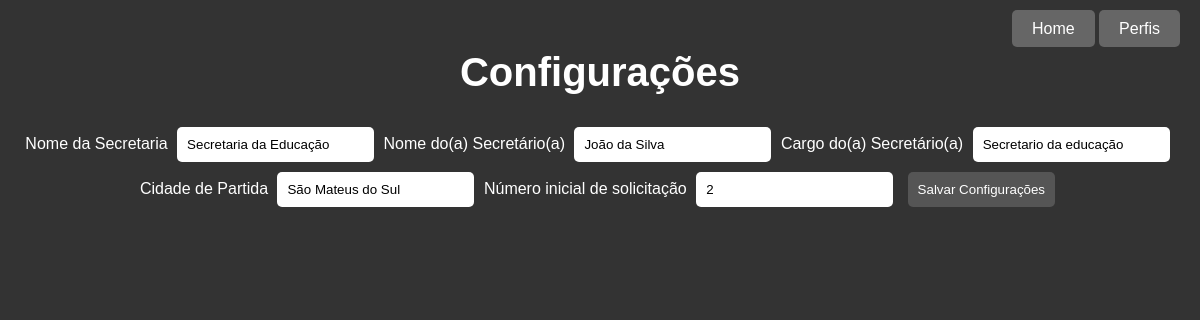
/configs, run on the app's committed database.
### tables this page shows
CREATE TABLE configs (
            id INTEGER PRIMARY KEY CHECK (id = 1),
            nome_secretaria TEXT,
            nome_secretario TEXT,
            cargo_secretario TEXT,
            cidade_partida TEXT,
            numero_solicitacao INTEGER
        );

### app.py (the view, shortened to what this page needs)
@app.route("/configs", methods=["GET", "POST"])
def configs():
    cfg = get_configs()
    return render_template("configs.html", configs=cfg)

### app.py (called while the page is built)
def get_db_row(query, params=()):
    with sqlite3.connect(DB_FILE) as conn:
        c = conn.cursor()
        c.execute(query, params)
        row = c.fetchone()
        cols = [desc[0] for desc in c.description] if c.description else []
        return dict(zip(cols, row)) if row else None

def get_configs():
    cfg = get_db_row("SELECT * FROM configs WHERE id = 1")
    return cfg or {
        "nome_secretaria": "",
        "nome_secretario": "",
        "cargo_secretario": "",
        "cidade_partida": "",
        "numero_solicitacao": 1
    }

### templates/configs.html (shortened to what this page needs)
<!DOCTYPE html>
<html>
<head>
    <link rel="stylesheet" href="{{ url_for('static', filename='style.css') }}">
</head>
<body>
<div class="container">
    <header>
        <h1>Configurações</h1>
        <div class="top-buttons">
            <a href="{{ url_for('index') }}" class="btn">Home</a>
            <a href="{{ url_for('perfis') }}" class="btn">Perfis</a>
        </div>
    </header>
    <main>
        <form method="POST">
            <label>Nome da Secretaria</label>
            <input type="text" name="nome_secretaria" value="{{ configs.nome_secretaria }}" required>
            <label>Nome do(a) Secretário(a)</label>
            <input type="text" name="nome_secretario" value="{{ configs.nome_secretario }}" required>
            <label>Cargo do(a) Secretário(a)</label>
            <input type="text" name="cargo_secretario" value="{{ configs.cargo_secretario }}" required>
            <label>Cidade de Partida</label>
            <input type="text" name="cidade_partida" value="{{ configs.cidade_partida }}" required>
            <label>Número inicial de solicitação</label>
            <input type="number" name="numero_solicitacao" value="{{ configs.numero_solicitacao }}" min="1" required>
            <button type="submit">Salvar Configurações</button>
        </form>
    </main>
</div>
</body>
</html>

### static/style.css (style rules this page uses)
body { font-family: Arial, sans-serif; background-color: #333; color: white; text-align: center; }
.container { margin-top: 50px; }
header h1 { font-size: 40px; font-weight: bold; }
.top-buttons { position: absolute; right: 20px; top: 20px; }
.btn { background-color: #666; padding: 10px 20px; color: white; text-decoration: none; border-radius: 5px; }
input, select, button { padding: 10px; margin: 5px; border-radius: 5px; border: none; }
button { background-color: #555; color: white; cursor: pointer; }

### data on the page
configs: nome_secretaria "Secretaria da Educação", nome_secretario "João da Silva", cargo_secretario "Secretario da educação", cidade_partida "São Mateus do Sul", numero_solicitacao "2"
